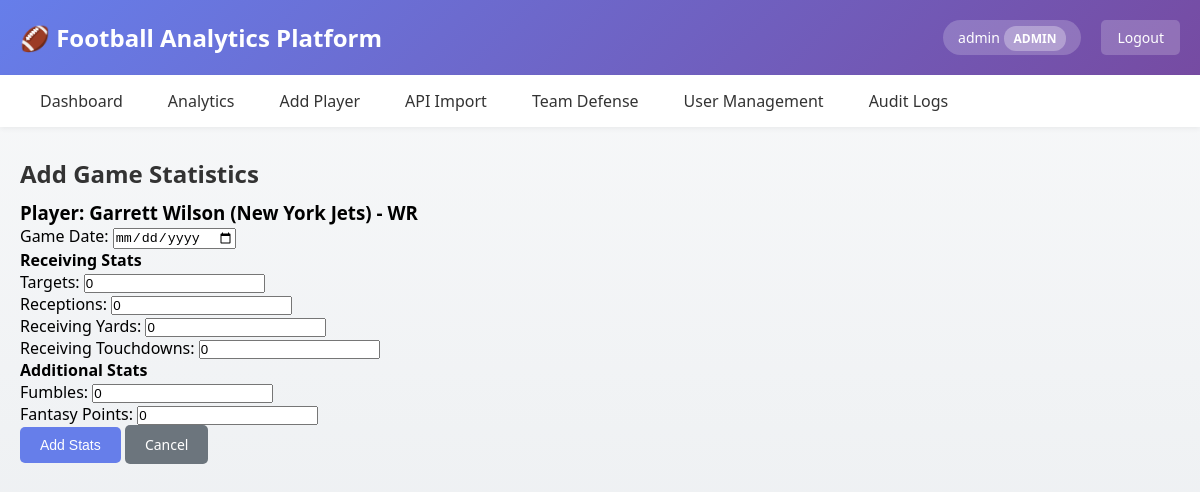
Screenshot of /add_stats/1 (signed in) with the database file from the repository.
### app/main.py (models this page shows, shortened)
class User(UserMixin, db.Model):
    id = db.Column(db.Integer, primary_key=True)
    username = db.Column(db.String(80), unique=True, nullable=False)
    email = db.Column(db.String(120), unique=True, nullable=False)
    password_hash = db.Column(db.String(200), nullable=False)
    role = db.Column(db.String(20), nullable=False, default='viewer')  # admin, analyst, viewer
    created_at = db.Column(db.DateTime, default=datetime.utcnow)
    def is_admin(self):
        return self.role == 'admin'
    def is_analyst(self):
        return self.role in ['admin', 'analyst']

class Player(db.Model):
    id = db.Column(db.Integer, primary_key=True)
    name = db.Column(db.String(100), nullable=False)
    team = db.Column(db.String(100), nullable=False)
    position = db.Column(db.String(50), nullable=False)
    created_at = db.Column(db.DateTime, default=datetime.utcnow)
    stats = db.relationship('PlayerStats', backref='player', lazy=True, cascade='all, delete-orphan')
    life_events = db.relationship('LifeEvent', backref='player', lazy=True, cascade='all, delete-orphan')

### app/main.py (the view, shortened to what this page needs)
@app.route('/add_stats/<int:player_id>', methods=['GET', 'POST'])
@login_required
@analyst_required
def add_stats(player_id):
    player = Player.query.get_or_404(player_id)
    return render_template('add_stats.html', player=player)

### app/main.py (called while the page is built)
@login_manager.user_loader
def load_user(user_id):
    return User.query.get(int(user_id))

def analyst_required(f):
    @wraps(f)
    def decorated_function(*args, **kwargs):
        if not current_user.is_authenticated or not current_user.is_analyst():
            flash('You need analyst privileges to access this page.', 'danger')
            return redirect(url_for('index'))
        return f(*args, **kwargs)
    return decorated_function

### templates/add_stats.html (shortened to what this page needs)
{% extends "base.html" %}
{% block content %}
<h2>Add Game Statistics</h2>
<h3>Player: {{ player.name }} ({{ player.team }}) - {{ player.position }}</h3>
<form method="POST">
    <div class="form-group">
        <label for="game_date">Game Date:</label>
        <input type="date" id="game_date" name="game_date" required>
    </div>
    {% if player.position == 'QB' %}
    <h4>Passing Stats</h4>
    <div class="form-group">
        <label for="completions">Completions:</label>
        <input type="number" id="completions" name="completions" value="0" min="0">
    </div>
    <div class="form-group">
        <label for="pass_attempts">Pass Attempts:</label>
        <input type="number" id="pass_attempts" name="pass_attempts" value="0" min="0">
    </div>
    <div class="form-group">
        <label for="passing_yards">Passing Yards:</label>
        <input type="number" id="passing_yards" name="passing_yards" value="0">
    </div>
    <div class="form-group">
        <label for="passing_tds">Passing Touchdowns:</label>
        <input type="number" id="passing_tds" name="passing_tds" value="0" min="0">
    </div>
    <div class="form-group">
        <label for="interceptions">Interceptions:</label>
        <input type="number" id="interceptions" name="interceptions" value="0" min="0">
    </div>
    <h4>Rushing Stats</h4>
    <div class="form-group">
        <label for="carries">Carries:</label>
        <input type="number" id="carries" name="carries" value="0" min="0">
    </div>
    <div class="form-group">
        <label for="rushing_yards">Rushing Yards:</label>
        <input type="number" id="rushing_yards" name="rushing_yards" value="0">
    </div>
    <div class="form-group">
        <label for="rushing_tds">Rushing Touchdowns:</label>
        <input type="number" id="rushing_tds" name="rushing_tds" value="0" min="0">
    </div>
    {% elif player.position in ['WR', 'TE'] %}
    <h4>Receiving Stats</h4>
    <div class="form-group">
        <label for="targets">Targets:</label>
        <input type="number" id="targets" name="targets" value="0" min="0">
    </div>
    <div class="form-group">
        <label for="receptions">Receptions:</label>
        <input type="number" id="receptions" name="receptions" value="0" min="0">
    </div>
    <div class="form-group">
        <label for="receiving_yards">Receiving Yards:</label>
        <input type="number" id="receiving_yards" name="receiving_yards" value="0">
    </div>
    <div class="form-group">
        <label for="receiving_tds">Receiving Touchdowns:</label>
        <input type="number" id="receiving_tds" name="receiving_tds" value="0" min="0">
    </div>
    {% endif %}
    <h4>Additional Stats</h4>
    <div class="form-group">
        <label for="fumbles">Fumbles:</label>
        <input type="number" id="fumbles" name="fumbles" value="0" min="0">
    </div>
    <div class="form-group">
        <label for="fantasy_points">Fantasy Points:</label>
        <input type="number" id="fantasy_points" name="fantasy_points" step="0.1" value="0" min="0">
    </div>
    <button type="submit" class="btn">Add Stats</button>
    <a href="/player/{{ player.id }}" class="btn btn-secondary">Cancel</a>
</form>
{% endblock %}

### templates/base.html (shortened to what this page needs)
<!DOCTYPE html>
<html lang="en">
<head>
</head>
<body>
    <div class="header">
        <div class="header-content">
            <h1>🏈 Football Analytics Platform</h1>
            {% if current_user.is_authenticated %}
            <div class="user-info">
                <div class="user-badge">
                    {{ current_user.username }}
                    <span class="role-badge">{{ current_user.role }}</span>
                </div>
                <a href="{{ url_for('logout') }}" class="logout-btn">Logout</a>
            </div>
            {% endif %}
        </div>
    </div>
    {% if current_user.is_authenticated %}
    <nav>
        <ul>
            <li><a href="{{ url_for('index') }}">Dashboard</a></li>
            <li><a href="{{ url_for('analytics') }}">Analytics</a></li>
            {% if current_user.is_analyst() %}
            <li><a href="{{ url_for('add_player') }}">Add Player</a></li>
            <li><a href="{{ url_for('api_test') }}">API Import</a></li>
            <li><a href="{{ url_for('view_team_defense') }}">Team Defense</a></li>
            {% endif %}
            {% if current_user.is_admin() %}
            <li><a href="{{ url_for('admin_users') }}">User Management</a></li>
            <li><a href="{{ url_for('audit_logs') }}">Audit Logs</a></li>
            {% endif %}
        </ul>
    </nav>
    {% endif %}
    <div class="container">
        {% block content %}{% endblock %}
    </div>
</body>
</html>

### templates/base.html (style rules this page uses)
* { margin: 0; padding: 0; box-sizing: border-box; }
body { font-family: 'Segoe UI', Tahoma, Geneva, Verdana, sans-serif; background: linear-gradient(to bottom, #f8f9fa, #e9ecef); min-height: 100vh; }
.header { background: linear-gradient(135deg, #667eea 0%, #764ba2 100%); color: white; padding: 20px 0; box-shadow: 0 2px 10px rgba(0,0,0,0.1); }
.header-content { max-width: 1200px; margin: 0 auto; padding: 0 20px; display: flex; justify-content: space-between; align-items: center; }
.header h1 { font-size: 24px; display: flex; align-items: center; gap: 10px; }
.user-info { display: flex; align-items: center; gap: 20px; }
.user-badge { background: rgba(255, 255, 255, 0.2); padding: 8px 15px; border-radius: 20px; font-size: 14px; }
.role-badge { background: rgba(255, 255, 255, 0.3); padding: 4px 10px; border-radius: 12px; font-size: 12px; font-weight: bold; text-transform: uppercase; }
nav { background: white; box-shadow: 0 2px 5px rgba(0,0,0,0.05); position: sticky; top: 0; z-index: 100; }
nav ul { max-width: 1200px; margin: 0 auto; padding: 0 20px; list-style: none; display: flex; gap: 5px; }
nav a { display: block; padding: 15px 20px; color: #333; text-decoration: none; font-weight: 500; transition: background 0.3s, color 0.3s; }
.container { max-width: 1200px; margin: 30px auto; padding: 0 20px; }
.btn { display: inline-block; padding: 10px 20px; background: #667eea; color: white; text-decoration: none; border-radius: 5px; border: none; cursor: pointer; font-size: 14px; font-weight: 500; transition: background 0.3s; }
.btn-secondary { background: #6c757d; }
h2 { color: #333; margin-bottom: 10px; }
.logout-btn { background: rgba(255, 255, 255, 0.2); color: white; padding: 8px 16px; border-radius: 5px; text-decoration: none; font-size: 14px; transition: background 0.3s; }

### rows the page displays
User: username "admin", role "ADMIN"
Player: name "Garrett Wilson", team "New York Jets", position "WR"
